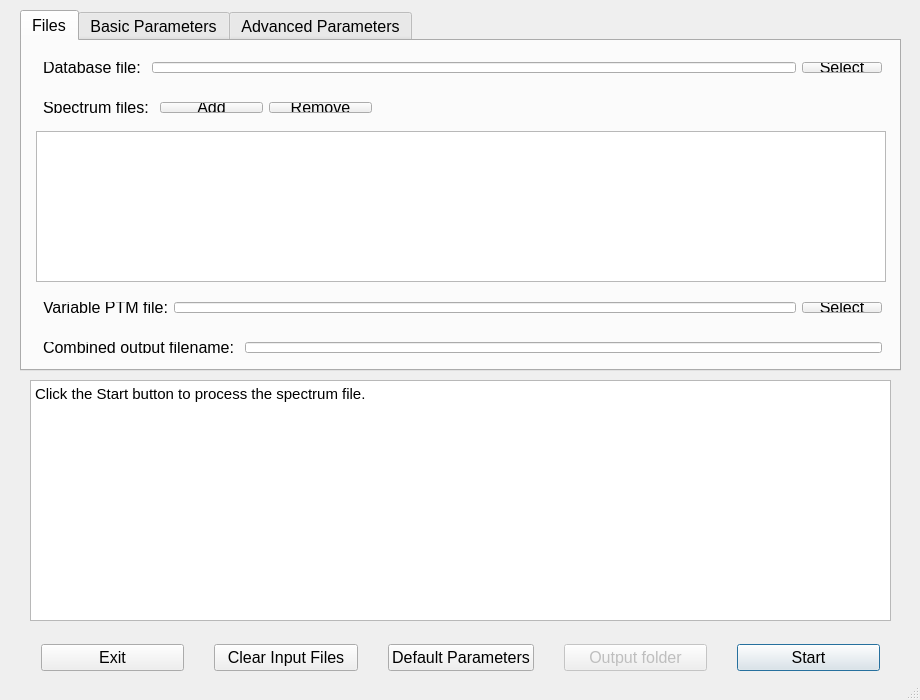
<?xml version="1.0" encoding="UTF-8"?>
<ui version="4.0">
 <class>topmgWindow</class>
 <widget class="QMainWindow" name="topmgWindow">
  <property name="geometry">
   <rect>
    <x>0</x>
    <y>0</y>
    <width>920</width>
    <height>700</height>
   </rect>
  </property>
  <property name="sizePolicy">
   <sizepolicy hsizetype="Preferred" vsizetype="Preferred">
    <horstretch>100</horstretch>
    <verstretch>100</verstretch>
   </sizepolicy>
  </property>
  <property name="minimumSize">
   <size>
    <width>920</width>
    <height>700</height>
   </size>
  </property>
  <property name="maximumSize">
   <size>
    <width>920</width>
    <height>700</height>
   </size>
  </property>
  <property name="windowTitle">
   <string>TopMG</string>
  </property>
  <property name="windowIcon">
   <iconset resource="icon.qrc">
    <normaloff>:/icon/toppic.ico</normaloff>:/icon/toppic.ico</iconset>
  </property>
  <widget class="QWidget" name="centralWidget">
   <widget class="QTextBrowser" name="outputTextBrowser">
    <property name="geometry">
     <rect>
      <x>30</x>
      <y>380</y>
      <width>861</width>
      <height>241</height>
     </rect>
    </property>
    <property name="font">
     <font>
      <pointsize>12</pointsize>
     </font>
    </property>
    <property name="html">
     <string>&lt;!DOCTYPE HTML PUBLIC &quot;-//W3C//DTD HTML 4.0//EN&quot; &quot;http://www.w3.org/TR/REC-html40/strict.dtd&quot;&gt;
&lt;html&gt;&lt;head&gt;&lt;meta name=&quot;qrichtext&quot; content=&quot;1&quot; /&gt;&lt;style type=&quot;text/css&quot;&gt;
p, li { white-space: pre-wrap; }
&lt;/style&gt;&lt;/head&gt;&lt;body style=&quot; font-family:'Ubuntu'; font-size:12pt; font-weight:400; font-style:normal;&quot;&gt;
&lt;p style=&quot; margin-top:0px; margin-bottom:0px; margin-left:0px; margin-right:0px; -qt-block-indent:0; text-indent:0px;&quot;&gt;&lt;span style=&quot; font-family:'Cantarell'; font-size:11pt;&quot;&gt;Click the Start button to process the spectrum file.&lt;/span&gt;&lt;/p&gt;&lt;/body&gt;&lt;/html&gt;</string>
    </property>
   </widget>
   <widget class="QWidget" name="horizontalLayoutWidget_7">
    <property name="geometry">
     <rect>
      <x>30</x>
      <y>630</y>
      <width>861</width>
      <height>55</height>
     </rect>
    </property>
    <property name="font">
     <font>
      <pointsize>12</pointsize>
     </font>
    </property>
    <layout class="QHBoxLayout" name="horizontalLayout_7">
     <property name="spacing">
      <number>30</number>
     </property>
     <item>
      <widget class="QPushButton" name="exitButton">
       <property name="font">
        <font>
         <pointsize>12</pointsize>
        </font>
       </property>
       <property name="text">
        <string>Exit</string>
       </property>
      </widget>
     </item>
     <item>
      <widget class="QPushButton" name="clearButton">
       <property name="font">
        <font>
         <pointsize>12</pointsize>
        </font>
       </property>
       <property name="text">
        <string>Clear Input Files</string>
       </property>
      </widget>
     </item>
     <item>
      <widget class="QPushButton" name="defaultButton">
       <property name="font">
        <font>
         <pointsize>12</pointsize>
        </font>
       </property>
       <property name="text">
        <string>Default Parameters</string>
       </property>
      </widget>
     </item>
     <item>
      <widget class="QPushButton" name="outputButton">
       <property name="enabled">
        <bool>false</bool>
       </property>
       <property name="text">
        <string>Output folder</string>
       </property>
       <property name="default">
        <bool>true</bool>
       </property>
      </widget>
     </item>
     <item>
      <widget class="QPushButton" name="startButton">
       <property name="enabled">
        <bool>true</bool>
       </property>
       <property name="font">
        <font>
         <pointsize>12</pointsize>
        </font>
       </property>
       <property name="acceptDrops">
        <bool>false</bool>
       </property>
       <property name="text">
        <string>Start</string>
       </property>
       <property name="checkable">
        <bool>false</bool>
       </property>
       <property name="autoDefault">
        <bool>true</bool>
       </property>
       <property name="default">
        <bool>true</bool>
       </property>
       <property name="flat">
        <bool>false</bool>
       </property>
      </widget>
     </item>
    </layout>
   </widget>
   <widget class="QTabWidget" name="tabWidget">
    <property name="geometry">
     <rect>
      <x>20</x>
      <y>10</y>
      <width>881</width>
      <height>361</height>
     </rect>
    </property>
    <property name="font">
     <font>
      <pointsize>12</pointsize>
     </font>
    </property>
    <property name="currentIndex">
     <number>0</number>
    </property>
    <widget class="QWidget" name="tab_4">
     <attribute name="title">
      <string>Files</string>
     </attribute>
     <widget class="QListWidget" name="listWidget">
      <property name="geometry">
       <rect>
        <x>14</x>
        <y>90</y>
        <width>850</width>
        <height>151</height>
       </rect>
      </property>
     </widget>
     <widget class="QWidget" name="horizontalLayoutWidget">
      <property name="geometry">
       <rect>
        <x>10</x>
        <y>10</y>
        <width>861</width>
        <height>33</height>
       </rect>
      </property>
      <layout class="QHBoxLayout" name="horizontalLayout">
       <item>
        <widget class="QLabel" name="label">
         <property name="text">
          <string>Database file: </string>
         </property>
        </widget>
       </item>
       <item>
        <widget class="QLineEdit" name="databaseFileEdit">
         <property name="enabled">
          <bool>true</bool>
         </property>
         <property name="maximumSize">
          <size>
           <width>650</width>
           <height>16777215</height>
          </size>
         </property>
         <property name="readOnly">
          <bool>true</bool>
         </property>
        </widget>
       </item>
       <item>
        <widget class="QPushButton" name="databaseFileButton">
         <property name="maximumSize">
          <size>
           <width>85</width>
           <height>16777215</height>
          </size>
         </property>
         <property name="text">
          <string>Select</string>
         </property>
        </widget>
       </item>
      </layout>
     </widget>
     <widget class="QWidget" name="horizontalLayoutWidget_2">
      <property name="geometry">
       <rect>
        <x>10</x>
        <y>50</y>
        <width>351</width>
        <height>33</height>
       </rect>
      </property>
      <property name="font">
       <font>
        <pointsize>12</pointsize>
       </font>
      </property>
      <layout class="QHBoxLayout" name="horizontalLayout_2">
       <item>
        <widget class="QLabel" name="label_2">
         <property name="font">
          <font>
           <pointsize>12</pointsize>
          </font>
         </property>
         <property name="text">
          <string>Spectrum files: </string>
         </property>
        </widget>
       </item>
       <item>
        <widget class="QPushButton" name="addButton">
         <property name="text">
          <string>Add</string>
         </property>
        </widget>
       </item>
       <item>
        <widget class="QPushButton" name="delButton">
         <property name="text">
          <string>Remove</string>
         </property>
        </widget>
       </item>
      </layout>
     </widget>
     <widget class="QWidget" name="horizontalLayoutWidget_5">
      <property name="geometry">
       <rect>
        <x>10</x>
        <y>290</y>
        <width>861</width>
        <height>33</height>
       </rect>
      </property>
      <layout class="QHBoxLayout" name="horizontalLayout_5">
       <item>
        <widget class="QLabel" name="label_5">
         <property name="text">
          <string>Combined output filename: </string>
         </property>
        </widget>
       </item>
       <item>
        <widget class="QLineEdit" name="combinedOutputEdit"/>
       </item>
      </layout>
     </widget>
     <widget class="QWidget" name="horizontalLayoutWidget_17">
      <property name="geometry">
       <rect>
        <x>10</x>
        <y>250</y>
        <width>861</width>
        <height>33</height>
       </rect>
      </property>
      <property name="font">
       <font>
        <pointsize>12</pointsize>
       </font>
      </property>
      <layout class="QHBoxLayout" name="horizontalLayout_17">
       <item>
        <widget class="QLabel" name="label_18">
         <property name="font">
          <font>
           <pointsize>12</pointsize>
          </font>
         </property>
         <property name="text">
          <string>Variable PTM file:</string>
         </property>
        </widget>
       </item>
       <item>
        <widget class="QLineEdit" name="modFileEdit">
         <property name="enabled">
          <bool>true</bool>
         </property>
         <property name="font">
          <font>
           <pointsize>12</pointsize>
          </font>
         </property>
         <property name="readOnly">
          <bool>true</bool>
         </property>
        </widget>
       </item>
       <item>
        <widget class="QPushButton" name="modFileButton">
         <property name="enabled">
          <bool>true</bool>
         </property>
         <property name="font">
          <font>
           <pointsize>12</pointsize>
          </font>
         </property>
         <property name="text">
          <string>Select</string>
         </property>
        </widget>
       </item>
      </layout>
     </widget>
    </widget>
    <widget class="QWidget" name="tab">
     <attribute name="title">
      <string>Basic Parameters</string>
     </attribute>
     <widget class="QWidget" name="horizontalLayoutWidget_4">
      <property name="geometry">
       <rect>
        <x>10</x>
        <y>10</y>
        <width>861</width>
        <height>33</height>
       </rect>
      </property>
      <property name="font">
       <font>
        <pointsize>12</pointsize>
       </font>
      </property>
      <layout class="QHBoxLayout" name="horizontalLayout_4">
       <item>
        <widget class="QLabel" name="label_4">
         <property name="font">
          <font>
           <pointsize>12</pointsize>
          </font>
         </property>
         <property name="text">
          <string>Fixed modifications:</string>
         </property>
        </widget>
       </item>
       <item>
        <widget class="QComboBox" name="fixedModComboBox">
         <property name="font">
          <font>
           <pointsize>12</pointsize>
          </font>
         </property>
         <item>
          <property name="text">
           <string>NONE</string>
          </property>
         </item>
         <item>
          <property name="text">
           <string>C57</string>
          </property>
         </item>
         <item>
          <property name="text">
           <string>C58</string>
          </property>
         </item>
         <item>
          <property name="text">
           <string>A fixed modification file</string>
          </property>
         </item>
        </widget>
       </item>
       <item>
        <widget class="QLineEdit" name="fixedModFileEdit">
         <property name="enabled">
          <bool>false</bool>
         </property>
         <property name="font">
          <font>
           <pointsize>12</pointsize>
          </font>
         </property>
         <property name="readOnly">
          <bool>true</bool>
         </property>
        </widget>
       </item>
       <item>
        <widget class="QPushButton" name="fixedModFileButton">
         <property name="enabled">
          <bool>false</bool>
         </property>
         <property name="maximumSize">
          <size>
           <width>85</width>
           <height>16777215</height>
          </size>
         </property>
         <property name="font">
          <font>
           <pointsize>12</pointsize>
          </font>
         </property>
         <property name="text">
          <string>File</string>
         </property>
        </widget>
       </item>
      </layout>
     </widget>
     <widget class="QWidget" name="horizontalLayoutWidget_21">
      <property name="geometry">
       <rect>
        <x>10</x>
        <y>50</y>
        <width>861</width>
        <height>33</height>
       </rect>
      </property>
      <property name="font">
       <font>
        <pointsize>12</pointsize>
       </font>
      </property>
      <layout class="QHBoxLayout" name="horizontalLayout_21">
       <item>
        <widget class="QCheckBox" name="decoyCheckBox">
         <property name="font">
          <font>
           <pointsize>12</pointsize>
          </font>
         </property>
         <property name="text">
          <string>Decoy database</string>
         </property>
        </widget>
       </item>
       <item>
        <widget class="QCheckBox" name="topfdFeatureCheckBox">
         <property name="font">
          <font>
           <pointsize>12</pointsize>
          </font>
         </property>
         <property name="text">
          <string>Missing MS1 feature file</string>
         </property>
        </widget>
       </item>
      </layout>
     </widget>
     <widget class="QWidget" name="horizontalLayoutWidget_11">
      <property name="geometry">
       <rect>
        <x>10</x>
        <y>210</y>
        <width>341</width>
        <height>33</height>
       </rect>
      </property>
      <property name="font">
       <font>
        <pointsize>12</pointsize>
       </font>
      </property>
      <layout class="QHBoxLayout" name="horizontalLayout_11">
       <item>
        <widget class="QLabel" name="label_9">
         <property name="font">
          <font>
           <pointsize>12</pointsize>
          </font>
         </property>
         <property name="text">
          <string>Error tolerance (PPM):</string>
         </property>
        </widget>
       </item>
       <item>
        <widget class="QLineEdit" name="errorToleranceEdit">
         <property name="text">
          <string>15</string>
         </property>
        </widget>
       </item>
      </layout>
     </widget>
     <widget class="QGroupBox" name="groupBox_3">
      <property name="geometry">
       <rect>
        <x>10</x>
        <y>90</y>
        <width>861</width>
        <height>111</height>
       </rect>
      </property>
      <property name="font">
       <font>
        <pointsize>12</pointsize>
       </font>
      </property>
      <property name="styleSheet">
       <string notr="true">QGroupBox {
    border: 1px solid gray;
    border-radius: 5px;
    margin-top: 0.5em;
}

QGroupBox::title {
    subcontrol-origin: margin;
    left: 10px;
    padding: 0 3px 0 3px;
}</string>
      </property>
      <property name="title">
       <string>Cutoff settings</string>
      </property>
      <widget class="QLabel" name="label_11">
       <property name="geometry">
        <rect>
         <x>20</x>
         <y>20</y>
         <width>151</width>
         <height>41</height>
        </rect>
       </property>
       <property name="font">
        <font>
         <pointsize>12</pointsize>
        </font>
       </property>
       <property name="text">
        <string>Spectrum level:</string>
       </property>
      </widget>
      <widget class="QGroupBox" name="groupBox">
       <property name="geometry">
        <rect>
         <x>170</x>
         <y>10</y>
         <width>191</width>
         <height>91</height>
        </rect>
       </property>
       <property name="styleSheet">
        <string notr="true">QGroupBox {
    border: 1px solid gray;
    border-radius: 3px;
    margin-top: 0.5em;
}

QGroupBox::title {
    subcontrol-origin: margin;
    left: 10px;
    padding: 0 3px 0 3px;
}</string>
       </property>
       <property name="title">
        <string/>
       </property>
       <widget class="QWidget" name="verticalLayoutWidget">
        <property name="geometry">
         <rect>
          <x>10</x>
          <y>10</y>
          <width>171</width>
          <height>80</height>
         </rect>
        </property>
        <layout class="QVBoxLayout" name="verticalLayout">
         <item>
          <widget class="QComboBox" name="cutoffSpectralTypeComboBox">
           <property name="font">
            <font>
             <pointsize>12</pointsize>
            </font>
           </property>
           <property name="editable">
            <bool>false</bool>
           </property>
           <item>
            <property name="text">
             <string>EVALUE</string>
            </property>
           </item>
           <item>
            <property name="text">
             <string>FDR</string>
            </property>
           </item>
          </widget>
         </item>
         <item>
          <widget class="QLineEdit" name="cutoffSpectralValueEdit">
           <property name="font">
            <font>
             <pointsize>12</pointsize>
            </font>
           </property>
           <property name="text">
            <string>0.01</string>
           </property>
           <property name="readOnly">
            <bool>false</bool>
           </property>
          </widget>
         </item>
        </layout>
       </widget>
      </widget>
      <widget class="QLabel" name="label_13">
       <property name="geometry">
        <rect>
         <x>480</x>
         <y>20</y>
         <width>171</width>
         <height>31</height>
        </rect>
       </property>
       <property name="font">
        <font>
         <pointsize>12</pointsize>
        </font>
       </property>
       <property name="text">
        <string>Proteoform level:</string>
       </property>
      </widget>
      <widget class="QGroupBox" name="groupBox_5">
       <property name="geometry">
        <rect>
         <x>650</x>
         <y>10</y>
         <width>191</width>
         <height>91</height>
        </rect>
       </property>
       <property name="styleSheet">
        <string notr="true">QGroupBox {
    border: 1px solid gray;
    border-radius: 3px;
    margin-top: 0.5em;
}

QGroupBox::title {
    subcontrol-origin: margin;
    left: 10px;
    padding: 0 3px 0 3px;
}</string>
       </property>
       <property name="title">
        <string/>
       </property>
       <widget class="QWidget" name="layoutWidget">
        <property name="geometry">
         <rect>
          <x>10</x>
          <y>10</y>
          <width>171</width>
          <height>81</height>
         </rect>
        </property>
        <layout class="QVBoxLayout" name="verticalLayout_2">
         <item>
          <widget class="QComboBox" name="cutoffProteoformTypeComboBox">
           <property name="font">
            <font>
             <pointsize>12</pointsize>
            </font>
           </property>
           <property name="editable">
            <bool>false</bool>
           </property>
           <item>
            <property name="text">
             <string>EVALUE</string>
            </property>
           </item>
           <item>
            <property name="text">
             <string>FDR</string>
            </property>
           </item>
          </widget>
         </item>
         <item>
          <widget class="QLineEdit" name="cutoffProteoformValueEdit">
           <property name="font">
            <font>
             <pointsize>12</pointsize>
            </font>
           </property>
           <property name="text">
            <string>0.01</string>
           </property>
           <property name="readOnly">
            <bool>false</bool>
           </property>
          </widget>
         </item>
        </layout>
       </widget>
      </widget>
     </widget>
    </widget>
    <widget class="QWidget" name="tab_2">
     <attribute name="title">
      <string>Advanced Parameters</string>
     </attribute>
     <widget class="QWidget" name="horizontalLayoutWidget_3">
      <property name="geometry">
       <rect>
        <x>480</x>
        <y>90</y>
        <width>361</width>
        <height>33</height>
       </rect>
      </property>
      <property name="font">
       <font>
        <pointsize>12</pointsize>
       </font>
      </property>
      <layout class="QHBoxLayout" name="horizontalLayout_3">
       <property name="sizeConstraint">
        <enum>QLayout::SetDefaultConstraint</enum>
       </property>
       <item>
        <widget class="QLabel" name="label_3">
         <property name="font">
          <font>
           <pointsize>12</pointsize>
          </font>
         </property>
         <property name="text">
          <string>Activation:</string>
         </property>
        </widget>
       </item>
       <item>
        <widget class="QComboBox" name="activationComboBox">
         <property name="maximumSize">
          <size>
           <width>110</width>
           <height>16777215</height>
          </size>
         </property>
         <property name="font">
          <font>
           <pointsize>12</pointsize>
          </font>
         </property>
         <item>
          <property name="text">
           <string>FILE</string>
          </property>
         </item>
         <item>
          <property name="text">
           <string>CID</string>
          </property>
         </item>
         <item>
          <property name="text">
           <string>HCD</string>
          </property>
         </item>
         <item>
          <property name="text">
           <string>ETD</string>
          </property>
         </item>
         <item>
          <property name="text">
           <string>UVPD</string>
          </property>
         </item>
        </widget>
       </item>
      </layout>
     </widget>
     <widget class="QWidget" name="horizontalLayoutWidget_22">
      <property name="geometry">
       <rect>
        <x>480</x>
        <y>130</y>
        <width>361</width>
        <height>33</height>
       </rect>
      </property>
      <property name="font">
       <font>
        <pointsize>12</pointsize>
       </font>
      </property>
      <layout class="QHBoxLayout" name="horizontalLayout_22">
       <item>
        <widget class="QLabel" name="label_23">
         <property name="font">
          <font>
           <pointsize>12</pointsize>
          </font>
         </property>
         <property name="text">
          <string>Thread number:</string>
         </property>
        </widget>
       </item>
       <item>
        <widget class="QLineEdit" name="threadNumberEdit">
         <property name="maximumSize">
          <size>
           <width>110</width>
           <height>16777215</height>
          </size>
         </property>
         <property name="font">
          <font>
           <pointsize>12</pointsize>
          </font>
         </property>
         <property name="text">
          <string>1</string>
         </property>
         <property name="readOnly">
          <bool>false</bool>
         </property>
        </widget>
       </item>
      </layout>
     </widget>
     <widget class="QWidget" name="horizontalLayoutWidget_10">
      <property name="geometry">
       <rect>
        <x>480</x>
        <y>50</y>
        <width>361</width>
        <height>33</height>
       </rect>
      </property>
      <property name="font">
       <font>
        <pointsize>12</pointsize>
       </font>
      </property>
      <layout class="QHBoxLayout" name="horizontalLayout_10">
       <item>
        <widget class="QLabel" name="label_8">
         <property name="font">
          <font>
           <pointsize>12</pointsize>
          </font>
         </property>
         <property name="text">
          <string>Maximum mass shift (Da):</string>
         </property>
        </widget>
       </item>
       <item>
        <widget class="QLineEdit" name="maxModEdit">
         <property name="maximumSize">
          <size>
           <width>110</width>
           <height>16777215</height>
          </size>
         </property>
         <property name="font">
          <font>
           <pointsize>12</pointsize>
          </font>
         </property>
         <property name="text">
          <string>500</string>
         </property>
         <property name="readOnly">
          <bool>false</bool>
         </property>
        </widget>
       </item>
      </layout>
     </widget>
     <widget class="QWidget" name="horizontalLayoutWidget_9">
      <property name="geometry">
       <rect>
        <x>10</x>
        <y>10</y>
        <width>361</width>
        <height>33</height>
       </rect>
      </property>
      <property name="font">
       <font>
        <pointsize>12</pointsize>
       </font>
      </property>
      <layout class="QHBoxLayout" name="horizontalLayout_9">
       <item>
        <widget class="QLabel" name="label_12">
         <property name="font">
          <font>
           <pointsize>12</pointsize>
          </font>
         </property>
         <property name="text">
          <string>Maximum number of variable PTMs:</string>
         </property>
        </widget>
       </item>
       <item>
        <widget class="QComboBox" name="numModComboBox">
         <property name="font">
          <font>
           <pointsize>12</pointsize>
          </font>
         </property>
         <property name="editable">
          <bool>false</bool>
         </property>
         <property name="currentIndex">
          <number>4</number>
         </property>
         <item>
          <property name="text">
           <string>1</string>
          </property>
         </item>
         <item>
          <property name="text">
           <string>2</string>
          </property>
         </item>
         <item>
          <property name="text">
           <string>3</string>
          </property>
         </item>
         <item>
          <property name="text">
           <string>4</string>
          </property>
         </item>
         <item>
          <property name="text">
           <string>5</string>
          </property>
         </item>
         <item>
          <property name="text">
           <string>6</string>
          </property>
         </item>
         <item>
          <property name="text">
           <string>7</string>
          </property>
         </item>
         <item>
          <property name="text">
           <string>8</string>
          </property>
         </item>
         <item>
          <property name="text">
           <string>9</string>
          </property>
         </item>
         <item>
          <property name="text">
           <string>10</string>
          </property>
         </item>
        </widget>
       </item>
      </layout>
     </widget>
     <widget class="QGroupBox" name="groupBox_2">
      <property name="geometry">
       <rect>
        <x>10</x>
        <y>60</y>
        <width>361</width>
        <height>91</height>
       </rect>
      </property>
      <property name="font">
       <font>
        <pointsize>12</pointsize>
       </font>
      </property>
      <property name="styleSheet">
       <string notr="true">QGroupBox {
    border: 1px solid gray;
    border-radius: 5px;
    margin-top: 0.5em;
}

QGroupBox::title {
    subcontrol-origin: margin;
    left: 10px;
    padding: 0 3px 0 3px;
}</string>
      </property>
      <property name="title">
       <string>N-terminal forms</string>
      </property>
      <widget class="QWidget" name="gridLayoutWidget">
       <property name="geometry">
        <rect>
         <x>20</x>
         <y>17</y>
         <width>321</width>
         <height>70</height>
        </rect>
       </property>
       <property name="font">
        <font>
         <pointsize>12</pointsize>
        </font>
       </property>
       <layout class="QGridLayout" name="gridLayout">
        <item row="0" column="0">
         <widget class="QCheckBox" name="NONECheckBox">
          <property name="enabled">
           <bool>true</bool>
          </property>
          <property name="font">
           <font>
            <pointsize>12</pointsize>
           </font>
          </property>
          <property name="text">
           <string>NONE</string>
          </property>
          <property name="checked">
           <bool>true</bool>
          </property>
          <property name="autoRepeat">
           <bool>false</bool>
          </property>
         </widget>
        </item>
        <item row="1" column="0">
         <widget class="QCheckBox" name="NMECheckBox">
          <property name="font">
           <font>
            <pointsize>12</pointsize>
           </font>
          </property>
          <property name="text">
           <string>NME</string>
          </property>
          <property name="checked">
           <bool>true</bool>
          </property>
         </widget>
        </item>
        <item row="0" column="1">
         <widget class="QCheckBox" name="NMEACCheckBox">
          <property name="font">
           <font>
            <pointsize>12</pointsize>
           </font>
          </property>
          <property name="text">
           <string>NME_ACETYLATION</string>
          </property>
          <property name="checked">
           <bool>true</bool>
          </property>
         </widget>
        </item>
        <item row="1" column="1">
         <widget class="QCheckBox" name="MACCheckBox">
          <property name="font">
           <font>
            <pointsize>12</pointsize>
           </font>
          </property>
          <property name="text">
           <string>M_ACETYLATION</string>
          </property>
          <property name="checked">
           <bool>true</bool>
          </property>
         </widget>
        </item>
       </layout>
      </widget>
     </widget>
     <widget class="QWidget" name="horizontalLayoutWidget_18">
      <property name="geometry">
       <rect>
        <x>10</x>
        <y>210</y>
        <width>831</width>
        <height>33</height>
       </rect>
      </property>
      <property name="font">
       <font>
        <pointsize>12</pointsize>
       </font>
      </property>
      <layout class="QHBoxLayout" name="horizontalLayout_18">
       <item>
        <widget class="QLabel" name="label_19">
         <property name="font">
          <font>
           <pointsize>12</pointsize>
          </font>
         </property>
         <property name="text">
          <string>Skip list:</string>
         </property>
        </widget>
       </item>
       <item>
        <widget class="QLineEdit" name="skipListEdit">
         <property name="enabled">
          <bool>true</bool>
         </property>
         <property name="font">
          <font>
           <pointsize>12</pointsize>
          </font>
         </property>
         <property name="readOnly">
          <bool>true</bool>
         </property>
        </widget>
       </item>
       <item>
        <widget class="QPushButton" name="skipListButton">
         <property name="enabled">
          <bool>true</bool>
         </property>
         <property name="font">
          <font>
           <pointsize>12</pointsize>
          </font>
         </property>
         <property name="text">
          <string>File</string>
         </property>
        </widget>
       </item>
      </layout>
     </widget>
     <widget class="QWidget" name="horizontalLayoutWidget_12">
      <property name="geometry">
       <rect>
        <x>480</x>
        <y>10</y>
        <width>361</width>
        <height>33</height>
       </rect>
      </property>
      <property name="font">
       <font>
        <pointsize>12</pointsize>
       </font>
      </property>
      <layout class="QHBoxLayout" name="horizontalLayout_12">
       <item>
        <widget class="QLabel" name="label_14">
         <property name="font">
          <font>
           <pointsize>12</pointsize>
          </font>
         </property>
         <property name="text">
          <string>Maximum number of unknown mass shifts:</string>
         </property>
        </widget>
       </item>
       <item>
        <widget class="QComboBox" name="numUnknownShiftComboBox">
         <property name="font">
          <font>
           <pointsize>12</pointsize>
          </font>
         </property>
         <property name="editable">
          <bool>false</bool>
         </property>
         <property name="currentIndex">
          <number>0</number>
         </property>
         <item>
          <property name="text">
           <string>0</string>
          </property>
         </item>
         <item>
          <property name="text">
           <string>1</string>
          </property>
         </item>
         <item>
          <property name="text">
           <string>2</string>
          </property>
         </item>
        </widget>
       </item>
      </layout>
     </widget>
     <widget class="QWidget" name="horizontalLayoutWidget_23">
      <property name="geometry">
       <rect>
        <x>480</x>
        <y>170</y>
        <width>361</width>
        <height>33</height>
       </rect>
      </property>
      <property name="font">
       <font>
        <pointsize>12</pointsize>
       </font>
      </property>
      <layout class="QHBoxLayout" name="horizontalLayout_23">
       <item>
        <widget class="QCheckBox" name="asfDiagCheckBox">
         <property name="text">
          <string>Use ASF-diagonal filtering</string>
         </property>
        </widget>
       </item>
      </layout>
     </widget>
    </widget>
   </widget>
   <zorder>tabWidget</zorder>
   <zorder>outputTextBrowser</zorder>
   <zorder>horizontalLayoutWidget_7</zorder>
  </widget>
  <widget class="QStatusBar" name="statusBar"/>
 </widget>
 <layoutdefault spacing="6" margin="11"/>
 <resources>
  <include location="icon.qrc"/>
 </resources>
 <connections/>
</ui>
